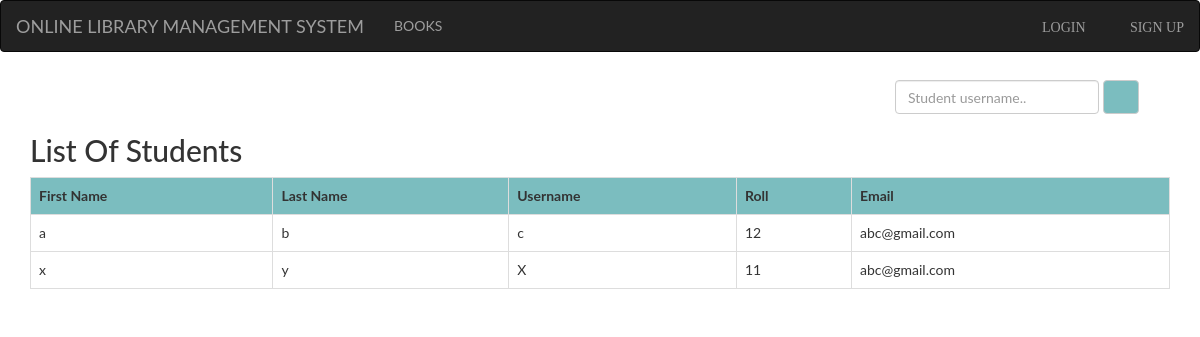
Page /Admin/student.php on the committed database.
### tables this page shows
CREATE TABLE `student` (
  `first` varchar(100) NOT NULL,
  `last` varchar(100) NOT NULL,
  `username` varchar(100) NOT NULL,
  `password` varchar(100) NOT NULL,
  `roll` int(100) NOT NULL,
  `email` varchar(100) NOT NULL
);

### Admin/student.php (the view, shortened to what this page needs)
<?php
  include "connection.php";
  include "navbar.php";
?>
<!DOCTYPE html>
<html>
<head>
</head>
<body>
<div class="container">
	<div class="srch">
		<form class="navbar-form" method="post" name="form1">
				<input class="form-control" type="text" name="search" placeholder="Student username.." required="">
				<button style="background-color: #6db6b9e6;" type="submit" name="submit" class="btn btn-default">
					<span class="glyphicon glyphicon-search"></span>
				</button>
		</form>
	</div>
	<h2>List Of Students</h2>
	<?php
		if(isset($_POST['submit']))
		{
			$q=mysqli_query($db,"SELECT first,last,username,roll,email,contact FROM `student` where username like '%$_POST[search]%' ");
			if(mysqli_num_rows($q)==0)
			{
				echo "Sorry! No student found with that username. Try searching again.";
			}
			else
			{
		echo "<table class='table table-bordered table-hover' >";
			echo "<tr style='background-color: #6db6b9e6;'>";
				echo "<th>"; echo "First Name";	echo "</th>";
				echo "<th>"; echo "Last Name";  echo "</th>";
				echo "<th>"; echo "Username";  echo "</th>";
				echo "<th>"; echo "Roll";  echo "</th>";
				echo "<th>"; echo "Email";  echo "</th>";
				echo "<th>"; echo "Contact";  echo "</th>";
			echo "</tr>";
			while($row=mysqli_fetch_assoc($q))
			{
				echo "<tr>";
				echo "<td>"; echo $row['first']; echo "</td>";
				echo "<td>"; echo $row['last']; echo "</td>";
				echo "<td>"; echo $row['username']; echo "</td>";
				echo "<td>"; echo $row['roll']; echo "</td>";
				echo "<td>"; echo $row['email']; echo "</td>";
				echo "<td>"; echo $row['contact']; echo "</td>";
				echo "</tr>";
			}
		echo "</table>";
			}
		}
		else
		{
			$res=mysqli_query($db,"SELECT first,last,username,roll,email FROM `student`;");
		echo "<table class='table table-bordered table-hover' >";
			echo "<tr style='background-color: #6db6b9e6;'>";
				echo "<th>"; echo "First Name";	echo "</th>";
				echo "<th>"; echo "Last Name";  echo "</th>";
				echo "<th>"; echo "Username";  echo "</th>";
				echo "<th>"; echo "Roll";  echo "</th>";
				echo "<th>"; echo "Email";  echo "</th>";
			echo "</tr>";
			while($row=mysqli_fetch_assoc($res))
			{
				echo "<tr>";
				echo "<td>"; echo $row['first']; echo "</td>";
				echo "<td>"; echo $row['last']; echo "</td>";
				echo "<td>"; echo $row['username']; echo "</td>";
				echo "<td>"; echo $row['roll']; echo "</td>";
				echo "<td>"; echo $row['email']; echo "</td>";
				echo "</tr>";
			}
		echo "</table>";
		}
	?>
</div>
</body>
</html>

### Admin/style.css (style rules this page uses)
html, body, div, span, object, iframe, h1, h2, h3, h4, h5, h6, p, blockquote, pre, abbr, address, cite, code, del, dfn, em, img, ins, kbd, q, samp, small, strong, sub, sup, var, b, i, dl, dt, dd, ol, ul, li, fieldset, form, label, legend, table, caption, tbody, tfoot, thead, tr, th, td, article, aside, canvas, details, figcaption, figure, footer, header, hgroup, menu, nav, section, summary, time, mark, audio, video { margin:0; padding:0; border:0; outline:0; font-size:100%; vertical-align:baseline; background:transparent; }
body { line-height:1; }
table { border-collapse:collapse; border-spacing:0; }
input, select { vertical-align:middle; }
input { height: 25px; width: 300px; }

### Admin/student.php (style rules this page uses)
.srch { padding-left: 850px; }
body { font-family: "Lato", sans-serif; transition: background-color .5s; }

### rows in the picture
student: first "a", last "b", username "c", roll "12", email "abc@gmail.com"
student: first "x", last "y", username "X", roll "11", email "abc@gmail.com"
